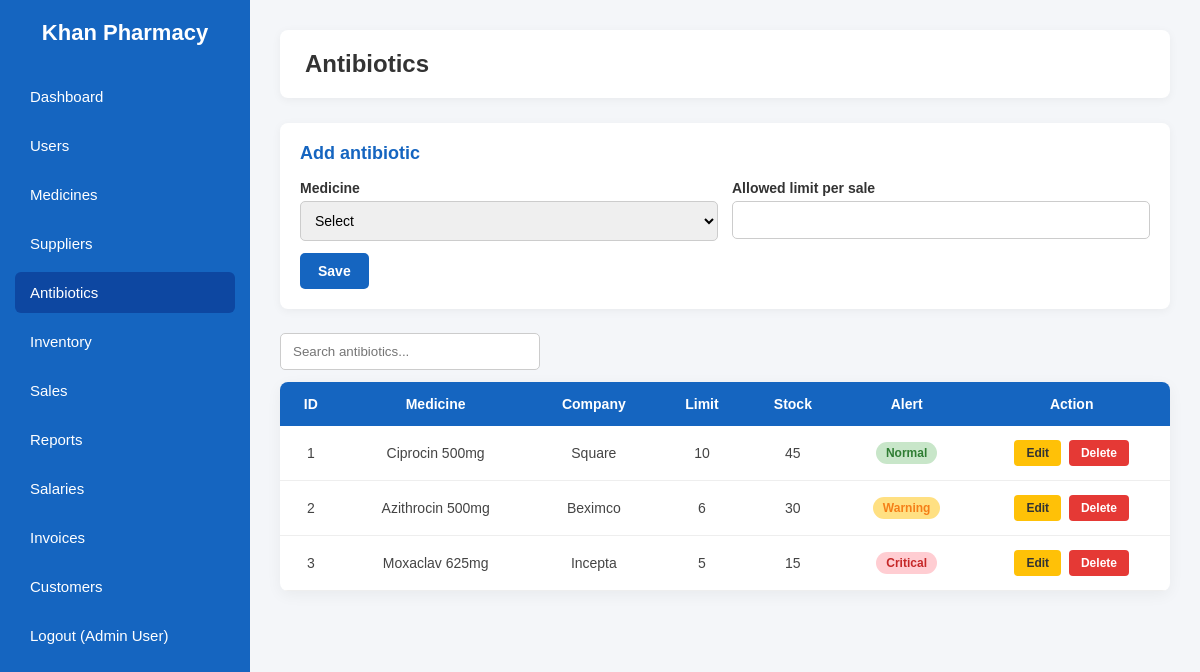
The page /antibiotics.php (signed in) on the database its author committed.
### tables this page shows
CREATE TABLE `antibiotic_list` (
    `antibiotic_id` INT AUTO_INCREMENT PRIMARY KEY,
    `medicine_id` INT NOT NULL,
    `allowed_range_limit` INT NOT NULL COMMENT 'Max units allowed per single prescription/sale',
    `current_stock_level` INT NOT NULL,
    `alert_status` ENUM('Normal', 'Warning', 'Critical') NOT NULL DEFAULT 'Normal',
    CONSTRAINT `fk_antibiotic_medicine` FOREIGN KEY (`medicine_id`) REFERENCES `medicines`(`medicine_id`) ON DELETE CASCADE
);

CREATE TABLE `medicines` (
    `medicine_id` INT AUTO_INCREMENT PRIMARY KEY,
    `medicine_name` VARCHAR(100) NOT NULL,
    `company_name` VARCHAR(100) NOT NULL,
    `category` ENUM('Antibiotic', 'General') NOT NULL DEFAULT 'General',
    `unit_price` DECIMAL(10, 2) NOT NULL,
    `purchase_price` DECIMAL(10, 2) NOT NULL DEFAULT 0.00,
    `quantity_in_stock` INT NOT NULL DEFAULT 0,
    `expiry_date` DATE NOT NULL,
    `manufacture_date` DATE NOT NULL,
    `supplier_id` INT DEFAULT NULL,
    `created_at` TIMESTAMP DEFAULT CURRENT_TIMESTAMP,
    CONSTRAINT `fk_medicine_supplier` FOREIGN KEY (`supplier_id`) REFERENCES `suppliers`(`supplier_id`) ON DELETE SET NULL
);

### includes/auth.php (called while the page is built, shortened)
<?php
function h($text)
{
    return htmlspecialchars((string) $text, ENT_QUOTES, "UTF-8");
}

### antibiotics.php (the view, shortened to what this page needs)
<?php
require_once "includes/db.php";
require_once "includes/auth.php";
$edit = null;
$rows = $conn->query(
    "SELECT a.*, m.medicine_name, m.company_name, m.quantity_in_stock
     FROM antibiotic_list a
     JOIN medicines m ON a.medicine_id = m.medicine_id
     ORDER BY a.antibiotic_id"
)->fetch_all(MYSQLI_ASSOC);
require_once "includes/header.php";
?>
<div class="card">
    <h2><?php echo $edit ? "Edit antibiotic limit" : "Add antibiotic"; ?></h2>
    <form method="post">
        <div class="form-row">
            <?php if ($edit) { ?>
            <div class="form-group">
                <label>Medicine ID</label>
                <input type="text" value="<?php echo (int) $edit["medicine_id"]; ?>" disabled>
            </div>
            <?php } else { ?>
            <div class="form-group">
                <label>Medicine</label>
                <select name="medicine_id" required>
                    <option value="">Select</option>
                </select>
            </div>
            <?php } ?>
            <div class="form-group">
                <label>Allowed limit per sale</label>
                <input type="number" name="allowed_range_limit" required value="<?php echo h($edit["allowed_range_limit"] ?? ""); ?>">
            </div>
        </div>
        <div class="form-actions">
            <button type="submit" class="save-btn">Save</button>
        </div>
    </form>
</div>
<input type="text" class="search-box" data-table="data-table" placeholder="Search antibiotics...">
<table id="data-table">
    <thead>
        <tr>
            <th>ID</th>
            <th>Medicine</th>
            <th>Company</th>
            <th>Limit</th>
            <th>Stock</th>
            <th>Alert</th>
            <th>Action</th>
        </tr>
    </thead>
    <tbody>
        <?php foreach ($rows as $row) { ?>
        <tr>
            <td><?php echo (int) $row["antibiotic_id"]; ?></td>
            <td><?php echo h($row["medicine_name"]); ?></td>
            <td><?php echo h($row["company_name"]); ?></td>
            <td><?php echo (int) $row["allowed_range_limit"]; ?></td>
            <td><?php echo (int) $row["current_stock_level"]; ?></td>
            <td><span class="badge badge-<?php echo strtolower($row["alert_status"]); ?>"><?php echo h($row["alert_status"]); ?></span></td>
            <td>
                <a class="edit" href="antibiotics.php?edit=<?php echo (int) $row["antibiotic_id"]; ?>">Edit</a>
                <form method="post" class="delete-form" style="display:inline">
                    <button type="submit" class="delete">Delete</button>
                </form>
            </td>
        </tr>
        <?php } ?>
    </tbody>
</table>
<?php require_once "includes/footer.php"; ?>

### css/style.css (style rules this page uses)
* { margin: 0; padding: 0; box-sizing: border-box; font-family: Arial, Helvetica, sans-serif; }
body { display: flex; background: #f4f6f9; min-height: 100vh; }
.card { background: white; padding: 20px; border-radius: 8px; box-shadow: 0 2px 10px rgba(0, 0, 0, 0.05); margin-bottom: 24px; }
.card h2 { font-size: 18px; color: #1565C0; margin-bottom: 16px; }
.form-row { display: flex; flex-wrap: wrap; gap: 14px; margin-bottom: 12px; }
.form-group { display: flex; flex-direction: column; gap: 5px; flex: 1; min-width: 180px; }
.form-group label { font-size: 14px; font-weight: bold; color: #333; }
.form-group input, .form-group select, .form-group textarea { padding: 10px; border: 1px solid #ccc; border-radius: 5px; font-size: 14px; }
.form-actions { display: flex; gap: 10px; margin-top: 10px; }
.save-btn, .add-btn { background: #1565C0; color: white; border: none; padding: 10px 18px; border-radius: 5px; cursor: pointer; font-weight: bold; font-size: 14px; }
.search-box { padding: 10px 12px; border: 1px solid #ccc; border-radius: 5px; width: 260px; margin-bottom: 12px; }
table { width: 100%; border-collapse: collapse; background: white; border-radius: 8px; overflow: hidden; box-shadow: 0 4px 15px rgba(0, 0, 0, 0.05); }
th { background: #1565C0; color: white; padding: 14px 16px; text-align: center; font-size: 14px; }
td { padding: 14px 16px; text-align: center; border-bottom: 1px solid #eee; font-size: 14px; color: #444; }
.edit { background: #FFC107; color: #333; border: none; padding: 6px 12px; border-radius: 4px; cursor: pointer; font-weight: bold; font-size: 12px; text-decoration: none; margin-right: 4px; display: inline-block; }
.delete { background: #E53935; color: white; border: none; padding: 6px 12px; border-radius: 4px; cursor: pointer; font-weight: bold; font-size: 12px; }
.badge { padding: 4px 10px; border-radius: 12px; font-size: 12px; font-weight: bold; display: inline-block; }
.badge-normal { background: #C8E6C9; color: #2E7D32; }
.badge-warning { background: #FFE082; color: #F57F17; }
.badge-critical { background: #FFCDD2; color: #C62828; }

### rows shown on the page
antibiotic_list: antibiotic_id "1", medicine.medicine_name "Ciprocin 500mg", medicine.company_name "Square", allowed_range_limit "10", current_stock_level "45", alert_status "Normal"
antibiotic_list: antibiotic_id "2", medicine.medicine_name "Azithrocin 500mg", medicine.company_name "Beximco", allowed_range_limit "6", current_stock_level "30", alert_status "Warning"
antibiotic_list: antibiotic_id "3", medicine.medicine_name "Moxaclav 625mg", medicine.company_name "Incepta", allowed_range_limit "5", current_stock_level "15", alert_status "Critical"

### other values the page prints
$_SESSION["name"] "Admin User"
$page_title "Antibiotics"
